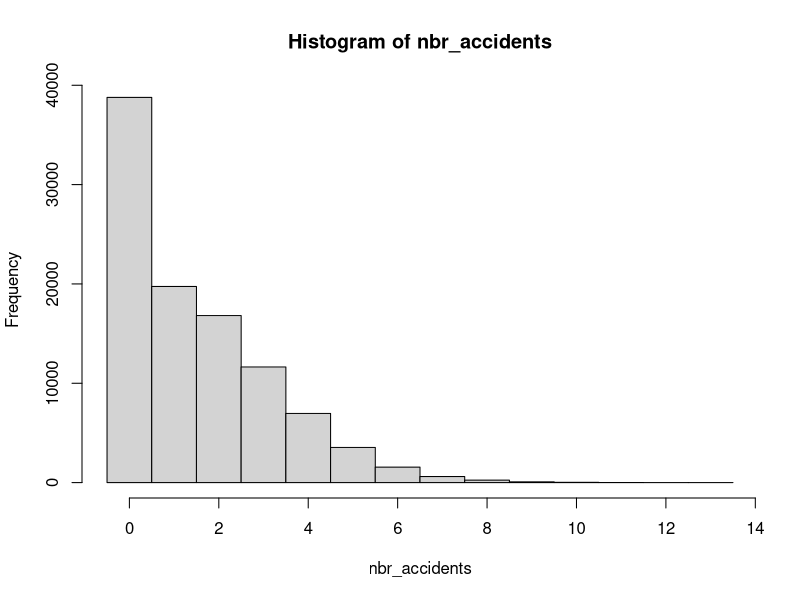

Reproduce this figure in R.
# Excersize 1.35 ----------------------------
accidents <- function() {
   poisson_param <- sample(0:3,1)
   rpois(1, poisson_param)
}


number_days <- 100000
nbr_accidents <- replicate(number_days, accidents())

print("Mean number of accidents:")
print(mean(nbr_accidents))

print("Accident variance:")
print(var(nbr_accidents))

hist(nbr_accidents,
     breaks=(-0.5:(max(nbr_accidents)+0.5)))

# Exercise 2.27 ------------------------------

# (a)
gamble <- function(k,n,p) {
   # Run until win or loss
   while (k > 0 && k < n) {
      r <- runif(1,0,1)
      if (r >= p) {
         k <- k + 1
      } else {
         k <- k - 1
      }
      #print(k)
   }
   if (k == 0) {
      0
   } else {
      1
   }
}

k <- 2   # Starting capital
n <- 5   # Win condition
p <- 1/2 # Win probability

trials <- 100000

simlist <- replicate(trials, gamble(k,n,p))
win_mean <- mean(simlist)

print("Expected risk of ruin:")
print(1 - win_mean)

# (b)
library('expm')

init_state = c(0, 0, 1, 0, 0, 0)

trans_prob <- c(  1,   0,   0,   0,   0,   0,
                1/2,   0, 1/2,   0,   0,   0,
                  0, 1/2,   0, 1/2,   0,   0,
                  0,   0, 1/2,   0, 1/2,   0,
                  0,   0,   0, 1/2,   0, 1/2,
                  0,    0,   0,   0,   0,  1)

P <- matrix(trans_prob, nrow=6, byrow=TRUE)
rownames(P) <- c("0", "1", "2", "3", "4", "5")
colnames(P) <- c("0", "1", "2", "3", "4", "5")

n <- 100

final_prob <- init_state %*% (P %^% n)

print("Longterm probability for ruin:")
print(final_prob[1])

# Exercise 3.52 -------------------------------

# (a) See example 3.28.

# You can't really be in the states 2, 5 and 8 so we don't need those states 
# represented in our transition matrix. 

trans_prob <- c(0, 1, 1, 1, 0, 1, 0,
                0, 0, 2, 1, 0, 1, 0,
                0, 0, 1, 1, 1, 1, 0,
                0, 0, 1, 1, 1, 1, 0,
                0, 0, 0, 1, 1, 1, 1,
                0, 0, 0, 1, 0, 2, 1,
                0, 0, 0, 0, 0, 0, 4) / 4

P <- matrix(trans_prob, ncol=7, byrow=TRUE)
rownames(P) <- c("0", "1", "3", "4", "6", "7", "9")
colnames(P) <- c("0", "1", "3", "4", "6", "7", "9")

Q <- P[1:6,1:6]
F <- solve(diag(6) - Q)
a <- F %*% rep(1,6)

colnames(a) <- c("9")

print("Expected number of steps to win finish the game (0->9):")
print(a[1])

# (b) See example 3.29.

# We make 3 an absorbing state since we have two possible outcomes: either we 
# pass through 3 or we don't.

P2 <- P[3:7, 3:7] # No prob to land on 0,1
P2 <- P2[c(2,3,4,1,5), c(2,3,4,1,5)] # Reorder to block matrix
P2[4, 1:5] <- c(0, 0, 0, 1, 0) 

Q <- P2[1:3, 1:3]
R <- P2[1:3, 4:5]
F <- solve(diag(3) - Q)
a <- F %*% R

#colnames(a) <- c("3", "9")

print("Probability of passing through 3 if starting on 6:")
print(a["6","3"])
